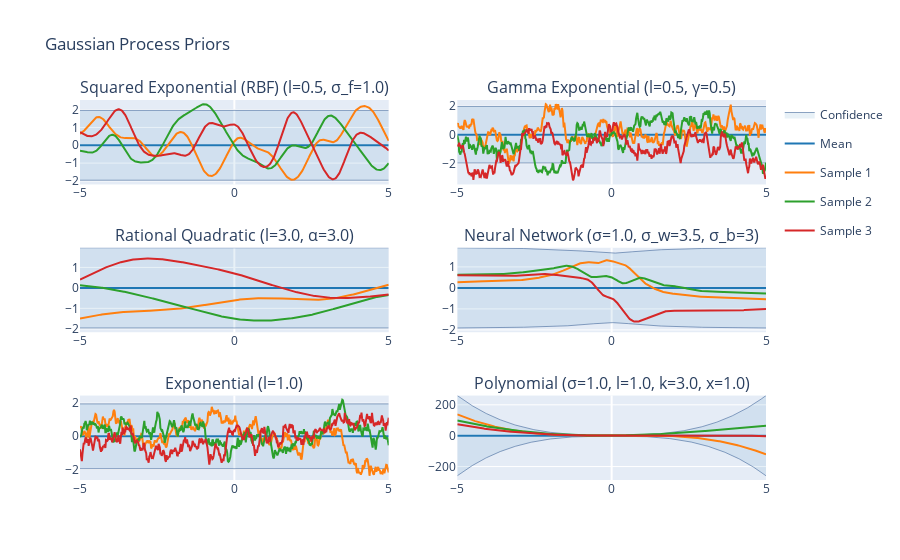

The notebook cell this image was saved under:
### Code cell
# Plot priors
NSAMPLES = 3
X = np.linspace(-5., 5., 500)[:, None]
mu = np.zeros((500))

# 1. RBF or Squared Exponential
l1 = .5
sigma_f = 1.
rbf_cov = rbf(X,X,l=l1, sigma_f=sigma_f)
rbf_samples = np.random.multivariate_normal(mu, cov, NSAMPLES)
rbf_title = "Squared Exponential (RBF) (l={l}, \u03C3_f={sigma_f})".format(l=l1, sigma_f=sigma_f)

# 2. Gamma Exponential
l2 = .5
gamma = .5
gamma_cov = gamma_exp(X, X, l = l2, gamma=gamma)
gamma_samples = np.random.multivariate_normal(mu, gamma_cov, NSAMPLES)
gamma_title = "Gamma Exponential (l={l}, \u03B3={gamma})".format(l=l2, gamma=gamma)

# 3. Rational Quadratic
l3 = 3.
alpha = 3.
rq_cov = rational_quadratic(X, X, l=l3, alpha=alpha)
rq_samples = np.random.multivariate_normal(mu, rq_cov, NSAMPLES)
rq_title = "Rational Quadratic (l={l}, \u03B1={alpha})".format(l=l3, alpha=alpha)

# 4. Neural Network
sigma_n = 1.
sigma_w = 3.5
sigma_b = 3
nn_cov = neural_network(X, X, sigma=sigma_n, sigma_w=sigma_w, sigma_b=sigma_b)
# Equivalently, in GPy:
# gpy_nn = GPy.kern.MLP(input_dim=1, variance=sigma_n**2, weight_variance=sigma_w**2, bias_variance=sigma_b**2)
# nn_cov = gpy_nn.K(X, X)
nn_samples = np.random.multivariate_normal(mu, nn_cov, NSAMPLES)
nn_title = "Neural Network (\u03C3={sigma}, \u03C3_w={sigma_w}, \u03C3_b={sigma_b})".format(sigma=sigma_n, sigma_w=sigma_w, sigma_b=sigma_b)

# 5. Exponential
l5 = 1.
exp_cov = exp_kernel(X, X, l=l5)
exp_samples = np.random.multivariate_normal(mu, exp_cov, NSAMPLES)
exp_title = "Exponential (l={l})".format(l=l5)

# 6. Polynomial
l6 = 1.
k = 3.
sigma_p = 1.
x_p = 1.
poly_cov = poly_kernel(X, X, l=l6, x=x_p, sigma=sigma_p, k=k)
# Equivalently, in GPy:
# gpy_poly = GPy.kern.Poly(input_dim=1, order=k, bias=x, variance=sigma**2, scale=l)
# poly_cov = gpy_poly.K(X, X)
poly_samples = np.random.multivariate_normal(mu, poly_cov, NSAMPLES)
poly_title = "Polynomial (\u03C3={sigma}, l={l}, k={order}, x={x})".format(sigma=sigma_p, l=l6, order=k, x=x_p)

# View the prior plots in a grid for comparison
subplot_data = [{'mu': mu, 'cov': rbf_cov, 'X': X, 'samples': rbf_samples, 'title': rbf_title}, {'mu': mu, 'cov': gamma_cov, 'X':X, 'samples': gamma_samples, 'title': gamma_title}, {'mu': mu, 'cov': rq_cov, 'X': X, 'samples': rq_samples, 'title': rq_title}, {'mu': mu, 'cov': nn_cov, 'X': X, 'samples': nn_samples, 'title': nn_title}, {'mu': mu, 'cov': exp_cov, 'X':X, 'samples':exp_samples, 'title':exp_title}, {'mu': mu, 'cov': poly_cov, 'X':X, 'samples':poly_samples, 'title':poly_title}]
plotly_gps(subplot_data, 3, 2, title="Gaussian Process Priors")

### Figure 1 — Plotly figure (JSON) as saved in the notebook; plotly's stock layout.template omitted (floating-point values rounded to 4 significant figures; data arrays with more than 128 entries replaced by an {"elided": "..."} marker saying what was removed)
{"data": [{"fillcolor": "rgba(31, 119, 180, 0.1)", "legendgroup": "Confidence_fill_(0,0)", "line": {"color": "#204a87", "width": 0.5}, "name": "Confidence", "showlegend": false, "type": "scatter", "x": {"elided": "500 float values"}, "xaxis": "x", "y": {"elided": "500 float values"}, "yaxis": "y"}, {"fill": "tonextx", "fillcolor": "rgba(31, 119, 180, 0.1)", "legendgroup": "Confidence_fill_(0,0)", "line": {"color": "#204a87", "width": 0.5}, "name": "Confidence", "showlegend": true, "type": "scatter", "x": {"elided": "500 float values"}, "xaxis": "x", "y": {"elided": "500 float values"}, "yaxis": "y"}, {"legendgroup": "Mean", "line": {"color": "#1f77b4"}, "name": "Mean", "showlegend": true, "type": "scatter", "x": {"elided": "500 float values"}, "xaxis": "x", "y": {"elided": "500 int values"}, "yaxis": "y"}, {"legendgroup": "Sample 1", "line": {"color": "#ff7f0e"}, "name": "Sample 1", "showlegend": true, "type": "scatter", "x": {"elided": "500 float values"}, "xaxis": "x", "y": {"elided": "500 float values"}, "yaxis": "y"}, {"legendgroup": "Sample 2", "line": {"color": "#2ca02c"}, "name": "Sample 2", "showlegend": true, "type": "scatter", "x": {"elided": "500 float values"}, "xaxis": "x", "y": {"elided": "500 float values"}, "yaxis": "y"}, {"legendgroup": "Sample 3", "line": {"color": "#d62728"}, "name": "Sample 3", "showlegend": true, "type": "scatter", "x": {"elided": "500 float values"}, "xaxis": "x", "y": {"elided": "500 float values"}, "yaxis": "y"}, {"fillcolor": "rgba(31, 119, 180, 0.1)", "legendgroup": "Confidence_fill_(0,0)", "line": {"color": "#204a87", "width": 0.5}, "name": "Confidence", "showlegend": false, "type": "scatter", "x": {"elided": "500 float values"}, "xaxis": "x2", "y": {"elided": "500 float values"}, "yaxis": "y2"}, {"fill": "tonextx", "fillcolor": "rgba(31, 119, 180, 0.1)", "legendgroup": "Confidence_fill_(0,0)", "line": {"color": "#204a87", "width": 0.5}, "name": "Confidence", "showlegend": false, "type": "scatter", "x": {"elided": "500 float values"}, "xaxis": "x2", "y": {"elided": "500 float values"}, "yaxis": "y2"}, {"legendgroup": "Mean", "line": {"color": "#1f77b4"}, "name": "Mean", "showlegend": false, "type": "scatter", "x": {"elided": "500 float values"}, "xaxis": "x2", "y": {"elided": "500 int values"}, "yaxis": "y2"}, {"legendgroup": "Sample 1", "line": {"color": "#ff7f0e"}, "name": "Sample 1", "showlegend": false, "type": "scatter", "x": {"elided": "500 float values"}, "xaxis": "x2", "y": {"elided": "500 float values"}, "yaxis": "y2"}, {"legendgroup": "Sample 2", "line": {"color": "#2ca02c"}, "name": "Sample 2", "showlegend": false, "type": "scatter", "x": {"elided": "500 float values"}, "xaxis": "x2", "y": {"elided": "500 float values"}, "yaxis": "y2"}, {"legendgroup": "Sample 3", "line": {"color": "#d62728"}, "name": "Sample 3", "showlegend": false, "type": "scatter", "x": {"elided": "500 float values"}, "xaxis": "x2", "y": {"elided": "500 float values"}, "yaxis": "y2"}, {"fillcolor": "rgba(31, 119, 180, 0.1)", "legendgroup": "Confidence_fill_(0,0)", "line": {"color": "#204a87", "width": 0.5}, "name": "Confidence", "showlegend": false, "type": "scatter", "x": {"elided": "500 float values"}, "xaxis": "x3", "y": {"elided": "500 float values"}, "yaxis": "y3"}, {"fill": "tonextx", "fillcolor": "rgba(31, 119, 180, 0.1)", "legendgroup": "Confidence_fill_(0,0)", "line": {"color": "#204a87", "width": 0.5}, "name": "Confidence", "showlegend": false, "type": "scatter", "x": {"elided": "500 float values"}, "xaxis": "x3", "y": {"elided": "500 float values"}, "yaxis": "y3"}, {"legendgroup": "Mean", "line": {"color": "#1f77b4"}, "name": "Mean", "showlegend": false, "type": "scatter", "x": {"elided": "500 float values"}, "xaxis": "x3", "y": {"elided": "500 int values"}, "yaxis": "y3"}, {"legendgroup": "Sample 1", "line": {"color": "#ff7f0e"}, "name": "Sample 1", "showlegend": false, "type": "scatter", "x": {"elided": "500 float values"}, "xaxis": "x3", "y": {"elided": "500 float values"}, "yaxis": "y3"}, {"legendgroup": "Sample 2", "line": {"color": "#2ca02c"}, "name": "Sample 2", "showlegend": false, "type": "scatter", "x": {"elided": "500 float values"}, "xaxis": "x3", "y": {"elided": "500 float values"}, "yaxis": "y3"}, {"legendgroup": "Sample 3", "line": {"color": "#d62728"}, "name": "Sample 3", "showlegend": false, "type": "scatter", "x": {"elided": "500 float values"}, "xaxis": "x3", "y": {"elided": "500 float values"}, "yaxis": "y3"}, {"fillcolor": "rgba(31, 119, 180, 0.1)", "legendgroup": "Confidence_fill_(0,0)", "line": {"color": "#204a87", "width": 0.5}, "name": "Confidence", "showlegend": false, "type": "scatter", "x": {"elided": "500 float values"}, "xaxis": "x4", "y": {"elided": "500 float values"}, "yaxis": "y4"}, {"fill": "tonextx", "fillcolor": "rgba(31, 119, 180, 0.1)", "legendgroup": "Confidence_fill_(0,0)", "line": {"color": "#204a87", "width": 0.5}, "name": "Confidence", "showlegend": false, "type": "scatter", "x": {"elided": "500 float values"}, "xaxis": "x4", "y": {"elided": "500 float values"}, "yaxis": "y4"}, {"legendgroup": "Mean", "line": {"color": "#1f77b4"}, "name": "Mean", "showlegend": false, "type": "scatter", "x": {"elided": "500 float values"}, "xaxis": "x4", "y": {"elided": "500 int values"}, "yaxis": "y4"}, {"legendgroup": "Sample 1", "line": {"color": "#ff7f0e"}, "name": "Sample 1", "showlegend": false, "type": "scatter", "x": {"elided": "500 float values"}, "xaxis": "x4", "y": {"elided": "500 float values"}, "yaxis": "y4"}, {"legendgroup": "Sample 2", "line": {"color": "#2ca02c"}, "name": "Sample 2", "showlegend": false, "type": "scatter", "x": {"elided": "500 float values"}, "xaxis": "x4", "y": {"elided": "500 float values"}, "yaxis": "y4"}, {"legendgroup": "Sample 3", "line": {"color": "#d62728"}, "name": "Sample 3", "showlegend": false, "type": "scatter", "x": {"elided": "500 float values"}, "xaxis": "x4", "y": {"elided": "500 float values"}, "yaxis": "y4"}, {"fillcolor": "rgba(31, 119, 180, 0.1)", "legendgroup": "Confidence_fill_(0,0)", "line": {"color": "#204a87", "width": 0.5}, "name": "Confidence", "showlegend": false, "type": "scatter", "x": {"elided": "500 float values"}, "xaxis": "x5", "y": {"elided": "500 float values"}, "yaxis": "y5"}, {"fill": "tonextx", "fillcolor": "rgba(31, 119, 180, 0.1)", "legendgroup": "Confidence_fill_(0,0)", "line": {"color": "#204a87", "width": 0.5}, "name": "Confidence", "showlegend": false, "type": "scatter", "x": {"elided": "500 float values"}, "xaxis": "x5", "y": {"elided": "500 float values"}, "yaxis": "y5"}, {"legendgroup": "Mean", "line": {"color": "#1f77b4"}, "name": "Mean", "showlegend": false, "type": "scatter", "x": {"elided": "500 float values"}, "xaxis": "x5", "y": {"elided": "500 int values"}, "yaxis": "y5"}, {"legendgroup": "Sample 1", "line": {"color": "#ff7f0e"}, "name": "Sample 1", "showlegend": false, "type": "scatter", "x": {"elided": "500 float values"}, "xaxis": "x5", "y": {"elided": "500 float values"}, "yaxis": "y5"}, {"legendgroup": "Sample 2", "line": {"color": "#2ca02c"}, "name": "Sample 2", "showlegend": false, "type": "scatter", "x": {"elided": "500 float values"}, "xaxis": "x5", "y": {"elided": "500 float values"}, "yaxis": "y5"}, {"legendgroup": "Sample 3", "line": {"color": "#d62728"}, "name": "Sample 3", "showlegend": false, "type": "scatter", "x": {"elided": "500 float values"}, "xaxis": "x5", "y": {"elided": "500 float values"}, "yaxis": "y5"}, {"fillcolor": "rgba(31, 119, 180, 0.1)", "legendgroup": "Confidence_fill_(0,0)", "line": {"color": "#204a87", "width": 0.5}, "name": "Confidence", "showlegend": false, "type": "scatter", "x": {"elided": "500 float values"}, "xaxis": "x6", "y": {"elided": "500 float values"}, "yaxis": "y6"}, {"fill": "tonextx", "fillcolor": "rgba(31, 119, 180, 0.1)", "legendgroup": "Confidence_fill_(0,0)", "line": {"color": "#204a87", "width": 0.5}, "name": "Confidence", "showlegend": false, "type": "scatter", "x": {"elided": "500 float values"}, "xaxis": "x6", "y": {"elided": "500 float values"}, "yaxis": "y6"}, {"legendgroup": "Mean", "line": {"color": "#1f77b4"}, "name": "Mean", "showlegend": false, "type": "scatter", "x": {"elided": "500 float values"}, "xaxis": "x6", "y": {"elided": "500 int values"}, "yaxis": "y6"}, {"legendgroup": "Sample 1", "line": {"color": "#ff7f0e"}, "name": "Sample 1", "showlegend": false, "type": "scatter", "x": {"elided": "500 float values"}, "xaxis": "x6", "y": {"elided": "500 float values"}, "yaxis": "y6"}, {"legendgroup": "Sample 2", "line": {"color": "#2ca02c"}, "name": "Sample 2", "showlegend": false, "type": "scatter", "x": {"elided": "500 float values"}, "xaxis": "x6", "y": {"elided": "500 float values"}, "yaxis": "y6"}, {"legendgroup": "Sample 3", "line": {"color": "#d62728"}, "name": "Sample 3", "showlegend": false, "type": "scatter", "x": {"elided": "500 float values"}, "xaxis": "x6", "y": {"elided": "500 float values"}, "yaxis": "y6"}], "layout": {"annotations": [{"font": {"size": 16}, "showarrow": false, "text": "Squared Exponential (RBF) (l=0.5, σ_f=1.0)", "x": 0.225, "xanchor": "center", "xref": "paper", "y": 1, "yanchor": "bottom", "yref": "paper"}, {"font": {"size": 16}, "showarrow": false, "text": "Gamma Exponential (l=0.5, γ=0.5)", "x": 0.775, "xanchor": "center", "xref": "paper", "y": 1, "yanchor": "bottom", "yref": "paper"}, {"font": {"size": 16}, "showarrow": false, "text": "Rational Quadratic (l=3.0, α=3.0)", "x": 0.225, "xanchor": "center", "xref": "paper", "y": 0.6111, "yanchor": "bottom", "yref": "paper"}, {"font": {"size": 16}, "showarrow": false, "text": "Neural Network (σ=1.0, σ_w=3.5, σ_b=3)", "x": 0.775, "xanchor": "center", "xref": "paper", "y": 0.6111, "yanchor": "bottom", "yref": "paper"}, {"font": {"size": 16}, "showarrow": false, "text": "Exponential (l=1.0)", "x": 0.225, "xanchor": "center", "xref": "paper", "y": 0.2222, "yanchor": "bottom", "yref": "paper"}, {"font": {"size": 16}, "showarrow": false, "text": "Polynomial (σ=1.0, l=1.0, k=3.0, x=1.0)", "x": 0.775, "xanchor": "center", "xref": "paper", "y": 0.2222, "yanchor": "bottom", "yref": "paper"}], "hovermode": "x", "title": {"text": "Gaussian Process Priors"}, "xaxis": {"anchor": "y", "domain": [0, 0.45]}, "xaxis2": {"anchor": "y2", "domain": [0.55, 1]}, "xaxis3": {"anchor": "y3", "domain": [0, 0.45]}, "xaxis4": {"anchor": "y4", "domain": [0.55, 1]}, "xaxis5": {"anchor": "y5", "domain": [0, 0.45]}, "xaxis6": {"anchor": "y6", "domain": [0.55, 1]}, "yaxis": {"anchor": "x", "domain": [0.7778, 1]}, "yaxis2": {"anchor": "x2", "domain": [0.7778, 1]}, "yaxis3": {"anchor": "x3", "domain": [0.3889, 0.6111]}, "yaxis4": {"anchor": "x4", "domain": [0.3889, 0.6111]}, "yaxis5": {"anchor": "x5", "domain": [0, 0.2222]}, "yaxis6": {"anchor": "x6", "domain": [0, 0.2222]}}}
